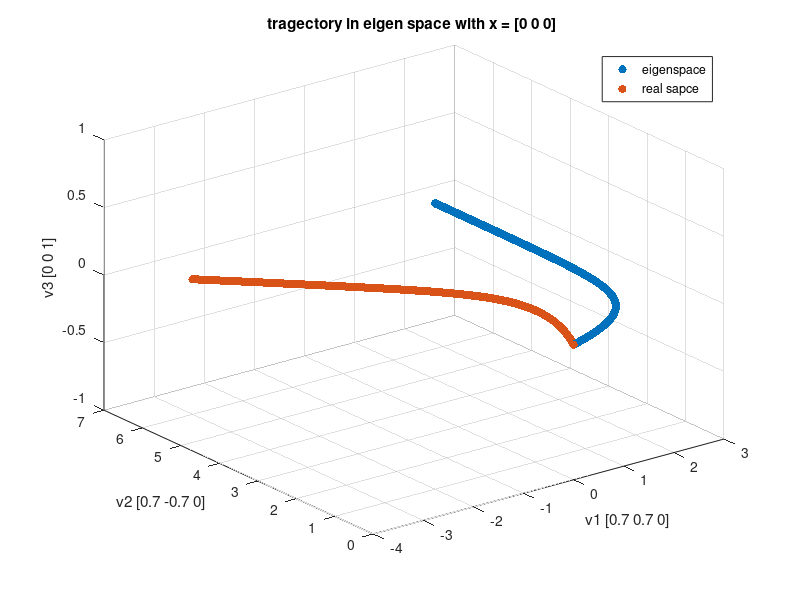
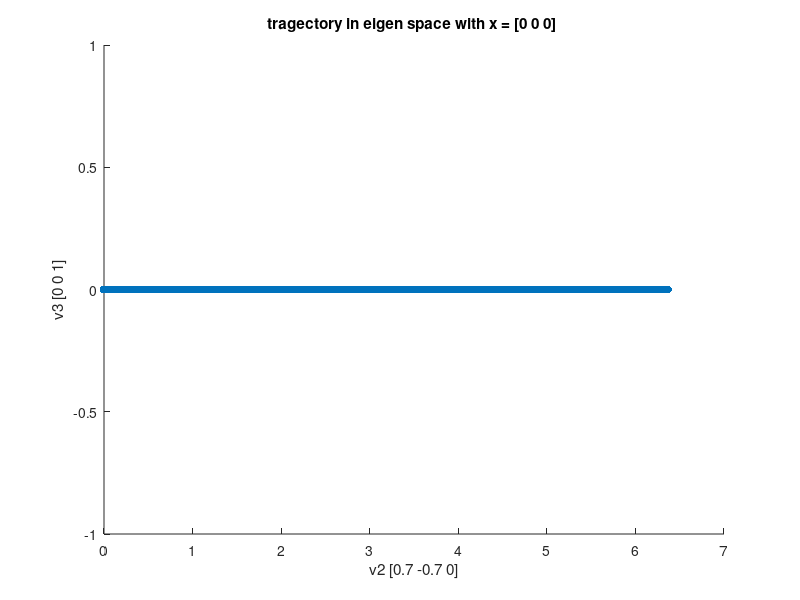

Here is the MATLAB script that generated these plots, in order:
% Neural Dynamics Exercise 6 
% Po-Hsuan Huang
% 2014/12/17
% Q1_5
% plot vector field of the matrix

%% constants
close
clear

A = [-0.5 -0.5 0; -0.5 -0.5 0; 0 0 2];  %  dynamics metrix for dx/dt = Ax

x0 = [0; 0; 0 ]; % four rows of initial conditions
s0 = [1; 2 ;0];

T_t = 10 ; %   total modeling time.
dt = 1e-2 ; % time stepsize
%%  Trasform everything into Eigenspace

[V D] = eig(A); % calculate the right eigenvectors and Diagonalized matrix.

y0 = V'*x0;   %transformation of x
r0 = V'*s0;   %transfomration of s
y(:,1) = y0;
w(:,1)= x0;
display(y0,'y0');
display(s0,'s0');
%% Dynamical system solution

time = 1:dt:T_t;


for iter =1 : length(time)-1
    w(:,iter+1) = w(:,iter)+(A*w(:,iter)+s0)*dt;  
    % check if x= inv(V)*y transform can produce correct trajactory in realspace 
    y(:,iter+1) = y(:,iter)+(D*y(:,iter)+r0)*dt;
end
i = 1:1:length(time);
  x(:,i)= V*y(:,i);
% transform y back to real space.

figure(1)
scatter3(y(1,:),y(2,:),y(3,:),'filled'); hold on
%scatter3(x(1,:),x(2,:),x(3,:),'filled');  % trajactory in real space
scatter3(w(1,:),w(2,:),w(3,:),'filled');  % trajactory in real space

title('tragectory in eigen space with x = [0 0 0] ')
legend('eigenspace', 'real sapce')
xlabel('v1 [0.7 0.7 0]');
ylabel('v2 [0.7 -0.7 0]');
zlabel('v3 [0 0 1]');

hold off

figure(2)
scatter(y(2, :,:),y(3,:,:), 'filled');
title('tragectory in eigen space with x = [0 0 0] ')
xlabel('v2 [0.7 -0.7 0]');
ylabel('v3 [0 0 1]');

